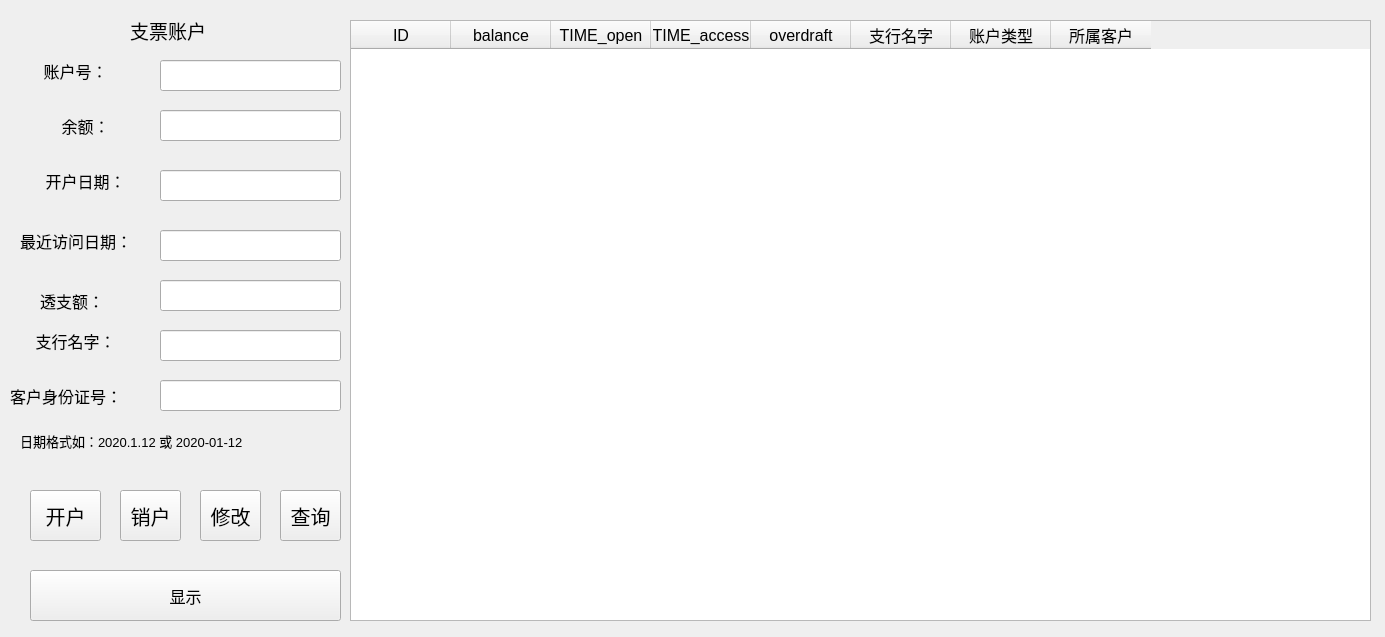
<?xml version="1.0" encoding="UTF-8"?>
<ui version="4.0">
 <class>CKAccount</class>
 <widget class="QWidget" name="CKAccount">
  <property name="geometry">
   <rect>
    <x>0</x>
    <y>0</y>
    <width>1385</width>
    <height>637</height>
   </rect>
  </property>
  <property name="windowTitle">
   <string>CKAccount</string>
  </property>
  <widget class="QLineEdit" name="lineEdit_DaOP">
   <property name="geometry">
    <rect>
     <x>160</x>
     <y>170</y>
     <width>181</width>
     <height>31</height>
    </rect>
   </property>
   <property name="font">
    <font>
     <pointsize>12</pointsize>
    </font>
   </property>
  </widget>
  <widget class="QPushButton" name="pushButton_upda">
   <property name="geometry">
    <rect>
     <x>200</x>
     <y>490</y>
     <width>61</width>
     <height>51</height>
    </rect>
   </property>
   <property name="font">
    <font>
     <pointsize>15</pointsize>
    </font>
   </property>
   <property name="text">
    <string>修改</string>
   </property>
  </widget>
  <widget class="QLabel" name="label_Over">
   <property name="geometry">
    <rect>
     <x>40</x>
     <y>280</y>
     <width>91</width>
     <height>41</height>
    </rect>
   </property>
   <property name="font">
    <font>
     <pointsize>12</pointsize>
     <weight>50</weight>
     <bold>false</bold>
    </font>
   </property>
   <property name="text">
    <string>透支额：</string>
   </property>
  </widget>
  <widget class="QPushButton" name="pushButton_sw">
   <property name="geometry">
    <rect>
     <x>30</x>
     <y>570</y>
     <width>311</width>
     <height>51</height>
    </rect>
   </property>
   <property name="font">
    <font>
     <pointsize>12</pointsize>
    </font>
   </property>
   <property name="text">
    <string>显示</string>
   </property>
  </widget>
  <widget class="QPushButton" name="pushButton_del">
   <property name="geometry">
    <rect>
     <x>120</x>
     <y>490</y>
     <width>61</width>
     <height>51</height>
    </rect>
   </property>
   <property name="font">
    <font>
     <pointsize>15</pointsize>
    </font>
   </property>
   <property name="text">
    <string>销户</string>
   </property>
  </widget>
  <widget class="QLabel" name="label_DaAcc">
   <property name="geometry">
    <rect>
     <x>20</x>
     <y>220</y>
     <width>131</width>
     <height>41</height>
    </rect>
   </property>
   <property name="font">
    <font>
     <pointsize>12</pointsize>
     <weight>50</weight>
     <bold>false</bold>
    </font>
   </property>
   <property name="text">
    <string>最近访问日期：</string>
   </property>
  </widget>
  <widget class="QLineEdit" name="lineEdit_Over">
   <property name="geometry">
    <rect>
     <x>160</x>
     <y>280</y>
     <width>181</width>
     <height>31</height>
    </rect>
   </property>
   <property name="font">
    <font>
     <pointsize>12</pointsize>
    </font>
   </property>
  </widget>
  <widget class="QPushButton" name="pushButton_add">
   <property name="geometry">
    <rect>
     <x>30</x>
     <y>490</y>
     <width>71</width>
     <height>51</height>
    </rect>
   </property>
   <property name="font">
    <font>
     <pointsize>15</pointsize>
    </font>
   </property>
   <property name="text">
    <string>开户</string>
   </property>
  </widget>
  <widget class="QLabel" name="label_DaOP">
   <property name="geometry">
    <rect>
     <x>20</x>
     <y>160</y>
     <width>131</width>
     <height>41</height>
    </rect>
   </property>
   <property name="font">
    <font>
     <pointsize>12</pointsize>
     <weight>50</weight>
     <bold>false</bold>
    </font>
   </property>
   <property name="text">
    <string>开户日期：</string>
   </property>
   <property name="alignment">
    <set>Qt::AlignCenter</set>
   </property>
  </widget>
  <widget class="QTableWidget" name="table">
   <property name="geometry">
    <rect>
     <x>350</x>
     <y>20</y>
     <width>1021</width>
     <height>601</height>
    </rect>
   </property>
   <property name="minimumSize">
    <size>
     <width>0</width>
     <height>300</height>
    </size>
   </property>
   <property name="font">
    <font>
     <pointsize>12</pointsize>
    </font>
   </property>
   <column>
    <property name="text">
     <string>ID</string>
    </property>
   </column>
   <column>
    <property name="text">
     <string>balance</string>
    </property>
   </column>
   <column>
    <property name="text">
     <string>TIME_open</string>
    </property>
   </column>
   <column>
    <property name="text">
     <string>TIME_access</string>
    </property>
   </column>
   <column>
    <property name="text">
     <string>overdraft</string>
    </property>
   </column>
   <column>
    <property name="text">
     <string>支行名字</string>
    </property>
   </column>
   <column>
    <property name="text">
     <string>账户类型</string>
    </property>
   </column>
   <column>
    <property name="text">
     <string>所属客户</string>
    </property>
   </column>
  </widget>
  <widget class="QLabel" name="label_ID">
   <property name="geometry">
    <rect>
     <x>-10</x>
     <y>50</y>
     <width>171</width>
     <height>41</height>
    </rect>
   </property>
   <property name="font">
    <font>
     <pointsize>12</pointsize>
    </font>
   </property>
   <property name="text">
    <string>账户号：</string>
   </property>
   <property name="alignment">
    <set>Qt::AlignCenter</set>
   </property>
  </widget>
  <widget class="QLineEdit" name="lineEdit_ID">
   <property name="geometry">
    <rect>
     <x>160</x>
     <y>60</y>
     <width>181</width>
     <height>31</height>
    </rect>
   </property>
   <property name="font">
    <font>
     <pointsize>12</pointsize>
    </font>
   </property>
  </widget>
  <widget class="QLabel" name="label_Ba">
   <property name="geometry">
    <rect>
     <x>20</x>
     <y>110</y>
     <width>131</width>
     <height>31</height>
    </rect>
   </property>
   <property name="font">
    <font>
     <pointsize>12</pointsize>
     <weight>50</weight>
     <bold>false</bold>
    </font>
   </property>
   <property name="text">
    <string>余额：</string>
   </property>
   <property name="alignment">
    <set>Qt::AlignCenter</set>
   </property>
  </widget>
  <widget class="QPushButton" name="pushButton_che">
   <property name="geometry">
    <rect>
     <x>280</x>
     <y>490</y>
     <width>61</width>
     <height>51</height>
    </rect>
   </property>
   <property name="font">
    <font>
     <pointsize>15</pointsize>
    </font>
   </property>
   <property name="text">
    <string>查询</string>
   </property>
  </widget>
  <widget class="QLineEdit" name="lineEdit_Ba">
   <property name="geometry">
    <rect>
     <x>160</x>
     <y>110</y>
     <width>181</width>
     <height>31</height>
    </rect>
   </property>
   <property name="font">
    <font>
     <pointsize>12</pointsize>
    </font>
   </property>
  </widget>
  <widget class="QLineEdit" name="lineEdit_DaAcc">
   <property name="geometry">
    <rect>
     <x>160</x>
     <y>230</y>
     <width>181</width>
     <height>31</height>
    </rect>
   </property>
   <property name="font">
    <font>
     <pointsize>12</pointsize>
    </font>
   </property>
  </widget>
  <widget class="QLabel" name="label_2">
   <property name="geometry">
    <rect>
     <x>130</x>
     <y>10</y>
     <width>121</width>
     <height>41</height>
    </rect>
   </property>
   <property name="font">
    <font>
     <pointsize>14</pointsize>
    </font>
   </property>
   <property name="text">
    <string>支票账户</string>
   </property>
  </widget>
  <widget class="QLabel" name="label">
   <property name="geometry">
    <rect>
     <x>20</x>
     <y>430</y>
     <width>331</width>
     <height>21</height>
    </rect>
   </property>
   <property name="font">
    <font>
     <pointsize>10</pointsize>
    </font>
   </property>
   <property name="text">
    <string>日期格式如：2020.1.12 或 2020-01-12</string>
   </property>
  </widget>
  <widget class="QLineEdit" name="lineEdit_ID_card">
   <property name="geometry">
    <rect>
     <x>160</x>
     <y>380</y>
     <width>181</width>
     <height>31</height>
    </rect>
   </property>
   <property name="font">
    <font>
     <pointsize>12</pointsize>
    </font>
   </property>
  </widget>
  <widget class="QLineEdit" name="lineEdit_BN">
   <property name="geometry">
    <rect>
     <x>160</x>
     <y>330</y>
     <width>181</width>
     <height>31</height>
    </rect>
   </property>
   <property name="font">
    <font>
     <pointsize>12</pointsize>
    </font>
   </property>
  </widget>
  <widget class="QLabel" name="label_ID_card">
   <property name="geometry">
    <rect>
     <x>10</x>
     <y>380</y>
     <width>141</width>
     <height>31</height>
    </rect>
   </property>
   <property name="font">
    <font>
     <pointsize>12</pointsize>
     <weight>50</weight>
     <bold>false</bold>
    </font>
   </property>
   <property name="text">
    <string>客户身份证号：</string>
   </property>
  </widget>
  <widget class="QLabel" name="label_BN">
   <property name="geometry">
    <rect>
     <x>-10</x>
     <y>320</y>
     <width>171</width>
     <height>41</height>
    </rect>
   </property>
   <property name="font">
    <font>
     <pointsize>12</pointsize>
    </font>
   </property>
   <property name="text">
    <string>支行名字：</string>
   </property>
   <property name="alignment">
    <set>Qt::AlignCenter</set>
   </property>
  </widget>
 </widget>
 <resources/>
 <connections/>
</ui>
